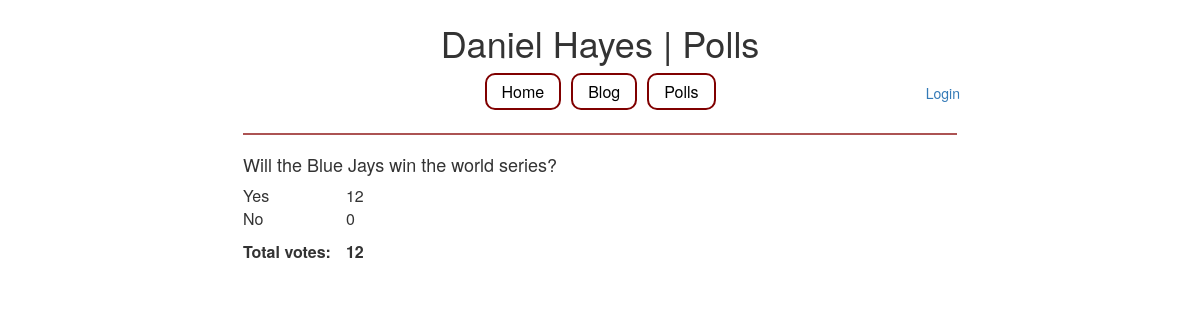
Before: /polls/9/results/ with the older database file.
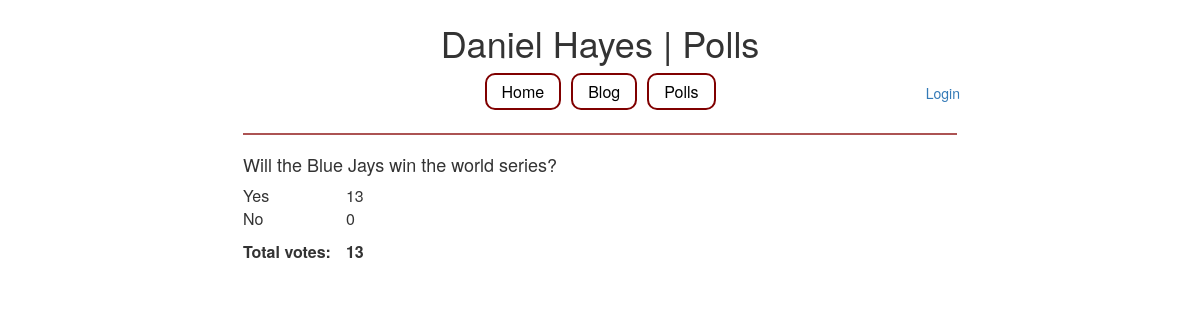
After: the same page with the newer database file.
### polls/models.py (models this page shows, shortened)
class Choice(models.Model):
    question = models.ForeignKey(Question, on_delete=models.CASCADE)
    choice_text = models.CharField(max_length=200)
    votes = models.IntegerField(default=0)

class Question(models.Model):
    class Meta:
        ordering = ['-pub_date']
    question_text = models.CharField(max_length=200)
    pub_date = models.DateTimeField('date published', default=timezone.now)
    expiry_date = models.DateTimeField(default=timezone.now() + datetime.timedelta(days=1))
    def was_published_recently(self):
        now = timezone.now()
        return now - datetime.timedelta(days=1) <= self.pub_date <= now
    def total_vote_count(self):
        choices = self.choice_set.all()
        total_votes = sum([c.votes for c in choices])
        return total_votes
    was_published_recently.admin_order_field = 'pub_date'
    was_published_recently.boolean = True
    was_published_recently.short_description = 'recent?'

### polls/views.py (the view)
# urls.py: url(r'^(?P<pk>[0-9]+)/results/$', views.ResultsView.as_view(), name='results'),
class ResultsView(generic.DetailView):
    model = Question
    template_name = 'polls/results.html'
    def get_context_data(self, **kwargs):
        context = super(ResultsView, self).get_context_data(**kwargs)
        context['now'] = timezone.now()
        context['total_votes'] = Question.objects.filter(pk=self.kwargs['pk'])
        return context

### polls/templates/polls/results.html (shortened to what this page needs)
{% extends 'home/base.html' %}
{% block title %}Daniel Hayes | Polls{% endblock title %}
{% block content %}
<h4>{{ question.question_text }}</h4>
<table>
{% for choice in question.choice_set.all %}
  <tr>
    <td>
      {{ choice.choice_text }}
    </td>
    <td>
      {{ choice.votes }}
    </td>
  </tr>
{% endfor %}
<tr class="empty_row">
  <td colspan="2">
  </td>
</tr>
<tr>
    <td class="total_votes">
      Total votes:
    </td>
    <td class="total_votes">
      {{ question.total_vote_count }}
    </td>
</tr>
</table>
{% endblock content %}

Changed rows visible on the page:
changed through a linked row, Question "Will the Blue Jays win the world series?": total_vote_count "12" → "13"
changed Choice "Yes": votes "12" → "13"
